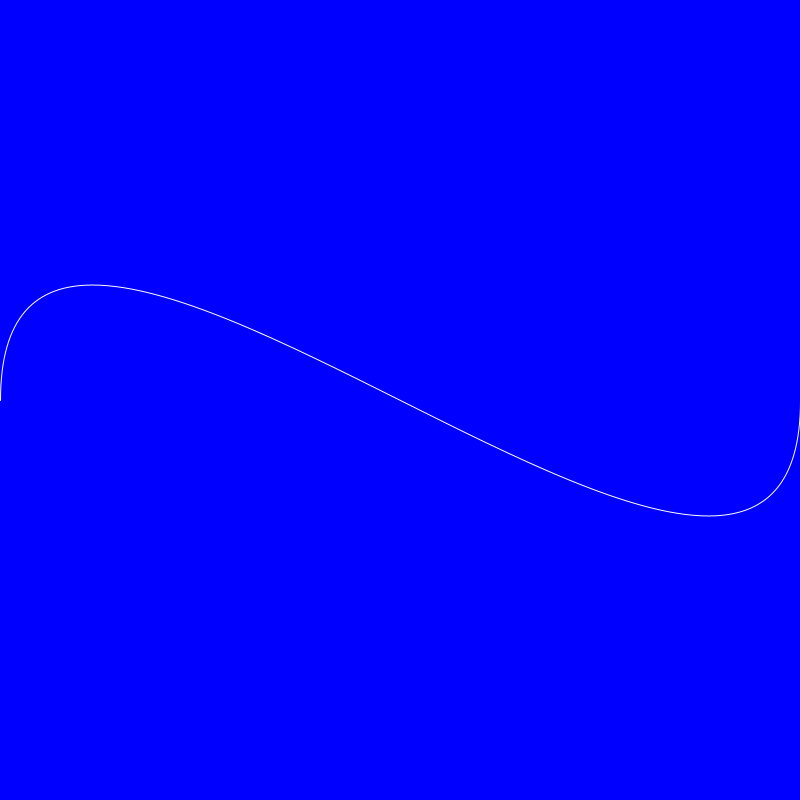
Frame 1 (no input)
Frame 60 (the mouse pressed at the canvas centre just before this capture): identical to frame 1, image omitted
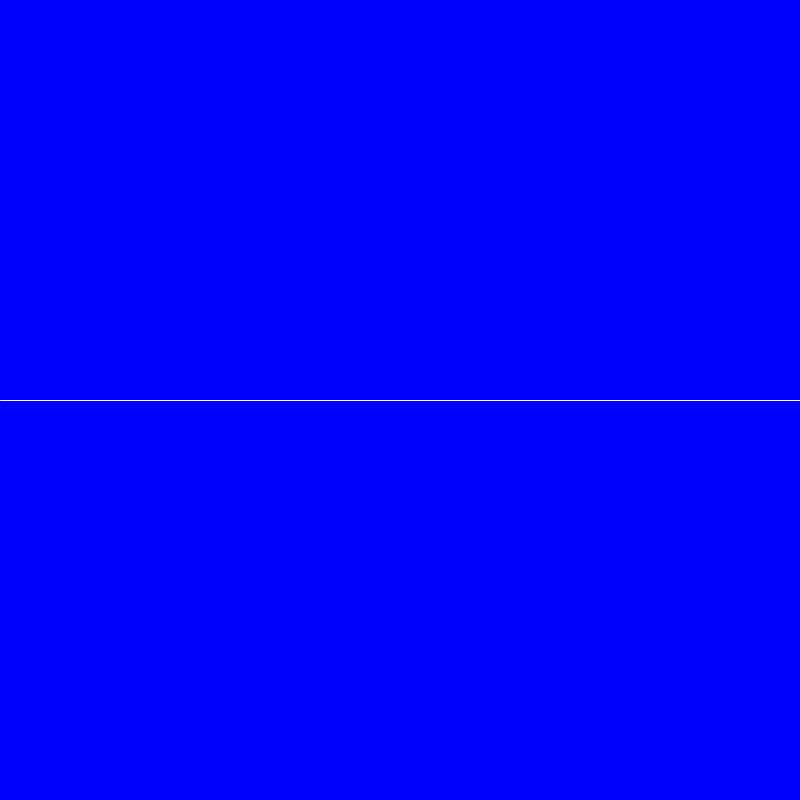
Frame 120 (the mouse held since frame 60 and released just before this capture)

The Processing sketch that drew these frames (run headless with seeded random() and noise(); from frame 60 on, the mouse is pressed at the canvas centre):

// Processing sketch: P022DG_07_BezierCurve_01
// ── P022DG_07_BezierCurve_01.pde
void setup() {
  size(800, 800);
  background(0, 0, 255);
  smooth();
  noFill();
  stroke(255);
}

void draw() {
  background(0, 0, 255);

  bezier(
    0,
    height/2,
    mouseX,
    mouseY,
    width-mouseX,
    height-mouseY,
    width,
    height/2
    );
}
